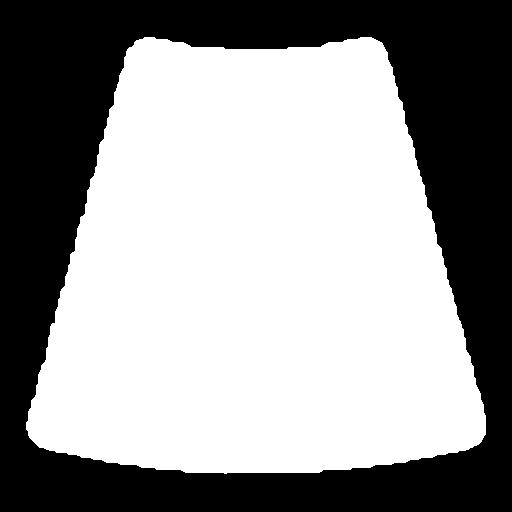
#> input picture dev/averaged-operative-template.png, 512 x 512 px, found by its file name
$ python cleanup_extracted_tokens.py ../averaged-operative-template.png
#> lines starting #> are read from the running program, lines starting #| are printed output that depends on the picture; after the words box and inside, x2 and y2 are one past the last pixel; in counts of white or black regions, pixels touching at a corner belong together
"""
Second-pass cleanup for extracted tokens using template cutters.

This script takes already-extracted token images and applies template masks
to remove any remaining background artifacts around the edges.
"""

import cv2
import numpy as np
from pathlib import Path
from PIL import Image
import sys

def load_template(template_path: Path) -> np.ndarray:
    """Load template and extract alpha channel as mask."""
    if not template_path.exists():
        return None

    template = cv2.imread(str(template_path), cv2.IMREAD_UNCHANGED)
#> template: shape (512, 512); 59.1% white; 1 black region, box (x1, y1, x2, y2) and area: (0, 0, 512, 512) 107246
    if template is None:
        return None

    # Extract alpha channel as mask (0-255)
    if len(template.shape) == 3 and template.shape[2] == 4:
        mask = template[:, :, 3]
    elif len(template.shape) == 3:
        # If no alpha, create mask from brightness
        gray = cv2.cvtColor(template, cv2.COLOR_BGR2GRAY)
        _, mask = cv2.threshold(gray, 10, 255, cv2.THRESH_BINARY)
    else:
        # Already grayscale
        _, mask = cv2.threshold(template, 10, 255, cv2.THRESH_BINARY)

    return mask

# [214 lines left out: functions classify_token_shape, apply_template_cleanup, cleanup_token, not called in this run]

def cleanup_team_tokens(team_name: str, debug: bool = False):
    """Clean up all tokens for a team."""
    input_dir = Path("dev/extracted-tokens-pdf") / team_name
    output_dir = Path("dev/cleaned-tokens") / team_name

    if not input_dir.exists():
        print(f"[!] Input directory not found: {input_dir}")
        return

    # Load template
    template_path = Path("dev/averaged-operative-template.png")
    template_mask = load_template(template_path)

    if template_mask is None:
        print(f"[!] Failed to load template: {template_path}")
        return

    # Create circular mask for round tokens
    round_mask = np.zeros((512, 512), dtype=np.uint8)
    cv2.circle(round_mask, (256, 256), 230, 255, -1)
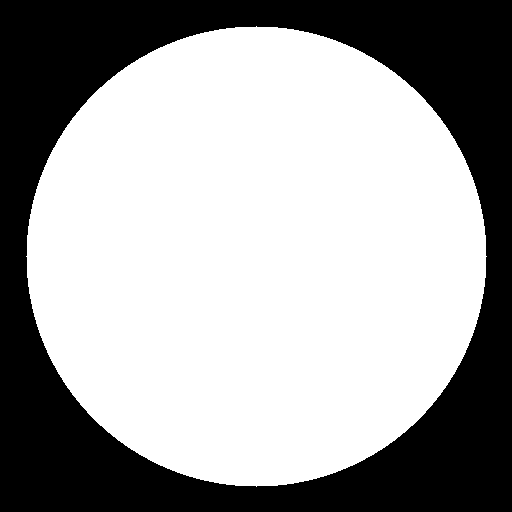
#> round_mask: shape (512, 512); 63.4% white; 1 black region, box (x1, y1, x2, y2) and area: (0, 0, 512, 512) 95935

    # Create output directory
    output_dir.mkdir(parents=True, exist_ok=True)

    # Process all token images (skip debug images)
    token_files = [f for f in input_dir.glob("*.png") if not f.name.endswith("-debug.png")]

    print(f"Processing {len(token_files)} tokens for {team_name}...")

    cleaned_count = 0
    for token_file in token_files:
        output_file = output_dir / token_file.name
        if cleanup_token(token_file, output_file, template_mask, round_mask, debug):
            cleaned_count += 1
            print(f"  [+] Cleaned: {token_file.name}")

    print(f"\n[+] Cleaned {cleaned_count} tokens")
    print(f"  Output: {output_dir}")
    if debug:
        print(f"  Debug images: dev/cleaned-tokens-debug/")

def main():
    if len(sys.argv) < 2:
        print("Usage: python dev/cleanup_extracted_tokens.py <team-name> [--debug]")
        print("Example: python dev/cleanup_extracted_tokens.py hearthkyn-salvagers --debug")
        sys.exit(1)

    team_name = sys.argv[1]
    debug = "--debug" in sys.argv
    cleanup_team_tokens(team_name, debug)

if __name__ == "__main__":
    main()

$ run again, with dev/box-cube-net-template.png copied over dev/averaged-operative-template.png
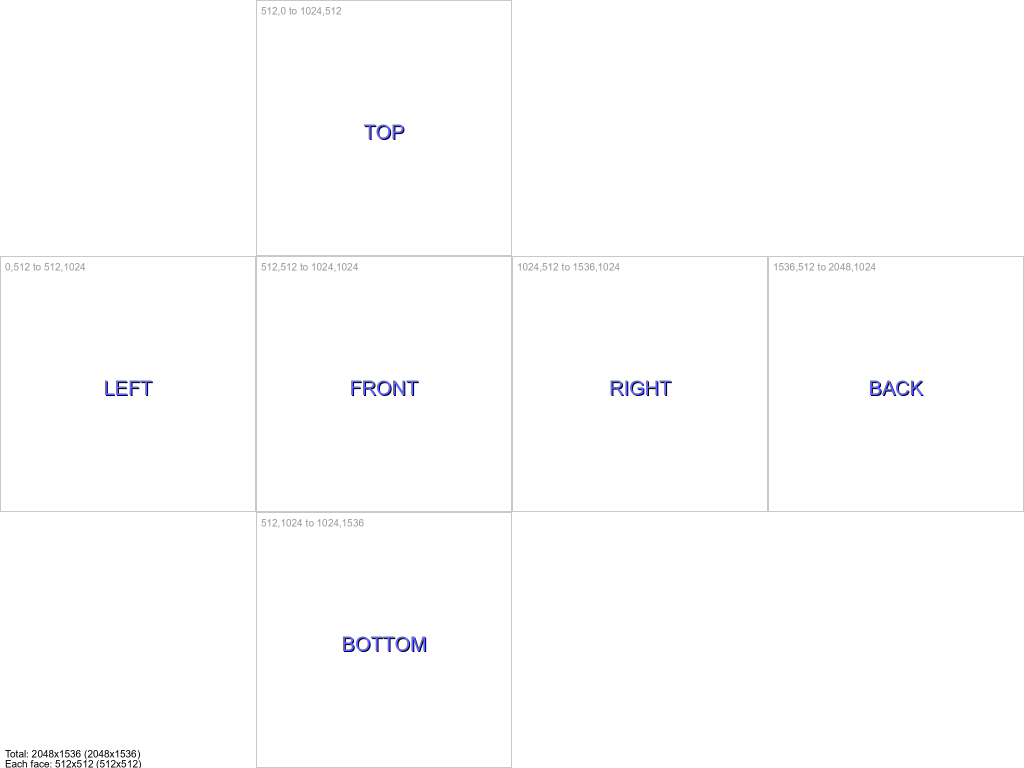
#> input picture dev/box-cube-net-template.png, 2048 x 1536 px, found by its file name (shown at 1/2 size)
#> in load_template, template is the input picture: shape (1536, 2048, 3); mean B, G, R 253.9, 253.6, 253.6
#> in load_template, `_, mask = cv2.threshold(gray, 10, 255, cv2.THRESH_BINARY)`:
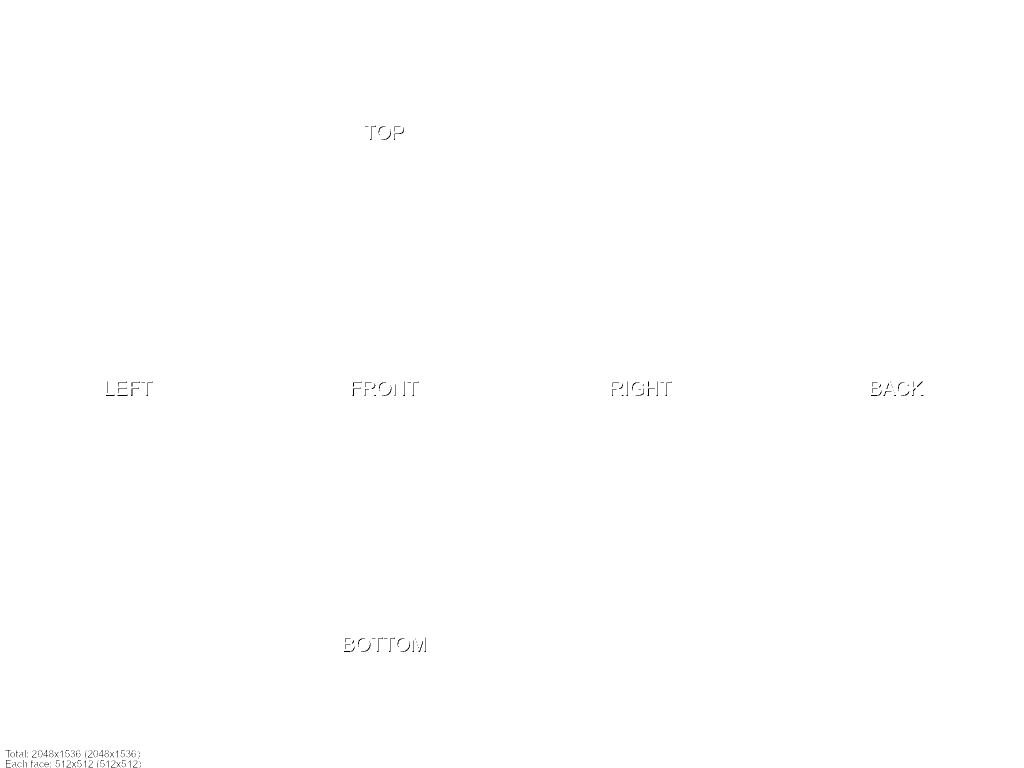
#> mask: shape (1536, 2048) (shown at 1/2 size); 99.9% white; black in thin lines or dots, all inside (x1, y1, x2, y2) = (11, 251, 1847, 1536)
#> round_mask: shape (512, 512); 63.4% white; 1 black region, box (x1, y1, x2, y2) and area: (0, 0, 512, 512) 95935
